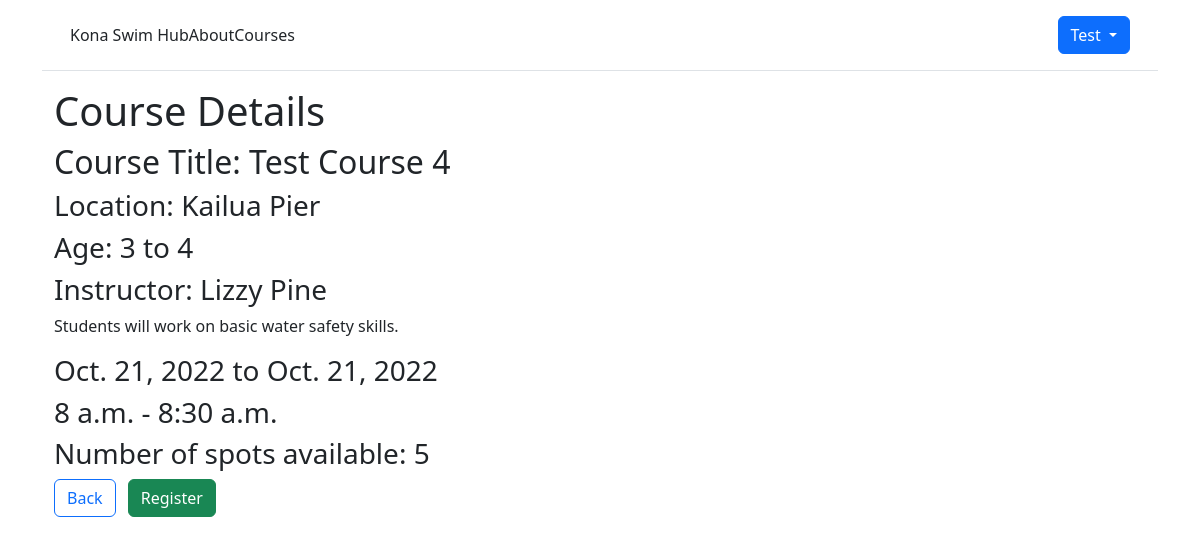
Screenshot of /lessons/course_detail/4 (signed in) with the database file from the repository.
### accounts/models.py (models this page shows)
class CustomUser(AbstractUser):
    email = models.EmailField(max_length=200)
    password = models.CharField(max_length=200)
    first_name = models.CharField(max_length = 100)
    last_name = models.CharField(max_length = 100)
    is_instructor = models.BooleanField(default=False)
    course_created = models.ForeignKey('lessons.Course', null=True, on_delete=models.CASCADE)
    def __str__(self):
        return self.first_name[:50] + " " + self.last_name[:50]

### lessons/models.py (models this page shows, shortened)
class Course(models.Model):
    course_instructor = models.ForeignKey(CustomUser, on_delete=models.CASCADE, null=True) # Check this: When User is deleted, also delete the Course.
    course_title = models.CharField(max_length=100, default=None)
    course_description = models.CharField(max_length=250)
    course_age_range_min = models.IntegerField(null=True)
    course_age_range_max = models.IntegerField(null=True)
    course_location = models.CharField(max_length=100)
    course_start_date = models.DateField(help_text="Enter the date this course will begin.")
    course_end_date = models.DateField(help_text="Enter the date this course will end.")
    course_day_of_week = models.CharField(max_length=100, blank=True)
    course_start_time = models.TimeField(help_text="Enter the start time for this course in Hawaii Standard Time (e.g., 01:00 PM).")
    course_end_time = models.TimeField(help_text="Enter the end time for this course in Hawaii Standard Time(e.g., 02:00 PM).")
    num_spots_available = models.IntegerField()
    course_price = models.DecimalField(max_digits=10, decimal_places=2)
    learner_on_roster = models.ManyToManyField(to=Learner, related_name="learners", blank=True)

### lessons/views.py (the view)
# urls.py: path('course_detail/<int:pk>', CourseDetailView.as_view(), name='course_detail'),
class CourseDetailView(LoginRequiredMixin, DetailView):
    model = Course
    template_name = 'course_detail.html'
    context_object_name = 'course'

### templates/course_detail.html (shortened to what this page needs)
{% extends "base.html" %}
{% block content %}
<div class="container">
  <body>
    <h1>Course Details</h1>
    <h2> Course Title: {{ course.course_title }} </h2>
    <h3> Location: {{ course.course_location }} </h3>
    <h3> Age: {{ course.course_age_range_min }} to {{ course.course_age_range_max }} </h3>
    <h3> Instructor: {{ course.course_instructor }} </h3>
    <p> {{ course.course_description }} </p>
    <h3> {{ course.course_start_date }} to {{ course.course_end_date }} </h3>
    <h3> {{ course.course_start_time }} - {{ course.course_end_time }} </h3>
    <h3> Number of spots available: {{ course.num_spots_available }} </h3>
    <div class="text-start">
      <a href="{% url 'course_list' %}" class="btn btn-outline-primary me-2">Back</a>
      <a href=" {% url 'course_registration' course.pk %}" type="submit" class="btn btn-success"
        role="button">Register</a>
    </div>
  </body>
</div>
{% endblock content %}

### templates/base.html (shortened to what this page needs)
{% load static %}
<!doctype html>
<html lang="en">
<head>
    <link href="https://cdn.jsdelivr.net/npm/bootstrap@5.2.2/dist/css/bootstrap.min.css" rel="stylesheet"
>
    <link href="{% static 'css/base.css' %}" rel="stylesheet">
    {% load bootstrap5 %}
    {% bootstrap_css %}
</head>
<div class="container pb-4">
    <header class="p-3 mb-3 border-bottom">
        <div class="container">
            <div class="d-flex flex-wrap align-items-center justify-content-center
                justify-content-lg-start">
                <a class="navbar-brand" href="{% url 'home' %}">Kona Swim Hub</a>
                <a class="nav-link" href="{% url 'about' %}">About </a>
                <a class="nav-link" href="{% url 'course_list' %}">Courses </a>
                    {% if user.is_authenticated %}
                <div class="btn-group">
                    <button type="button" class="btn btn-primary dropdown-toggle" data-bs-toggle="dropdown"
                        aria-expanded="false">
                        {{ user.first_name }}
                    </button>
                </div>
                {% else %}
                </ul>
                <div class="text-end">
                    <a href="{% url 'login' %}" class="btn btn-outline-primary me-2">Log In</a>
                    <a href="{% url 'signup' %}" class="btn btn-primary">Sign Up</a>
                </div>
                {% endif %}
            </div>
    </header>
    {% block content %}
    {% endblock content %}
</div>
</html>

### rows the page displays
CustomUser: first_name "Test"
Course: course_title "Test Course 4", course_location "Kailua Pier", course_age_range_min "3", course_age_range_max "4", course_instructor "Lizzy Pine", course_description "Students will work on basic water safety skills.", course_start_date "Oct. 21, 2022", course_end_date "Oct. 21, 2022", course_start_time "8 a.m.", course_end_time "8:30 a.m.", num_spots_available "5"
